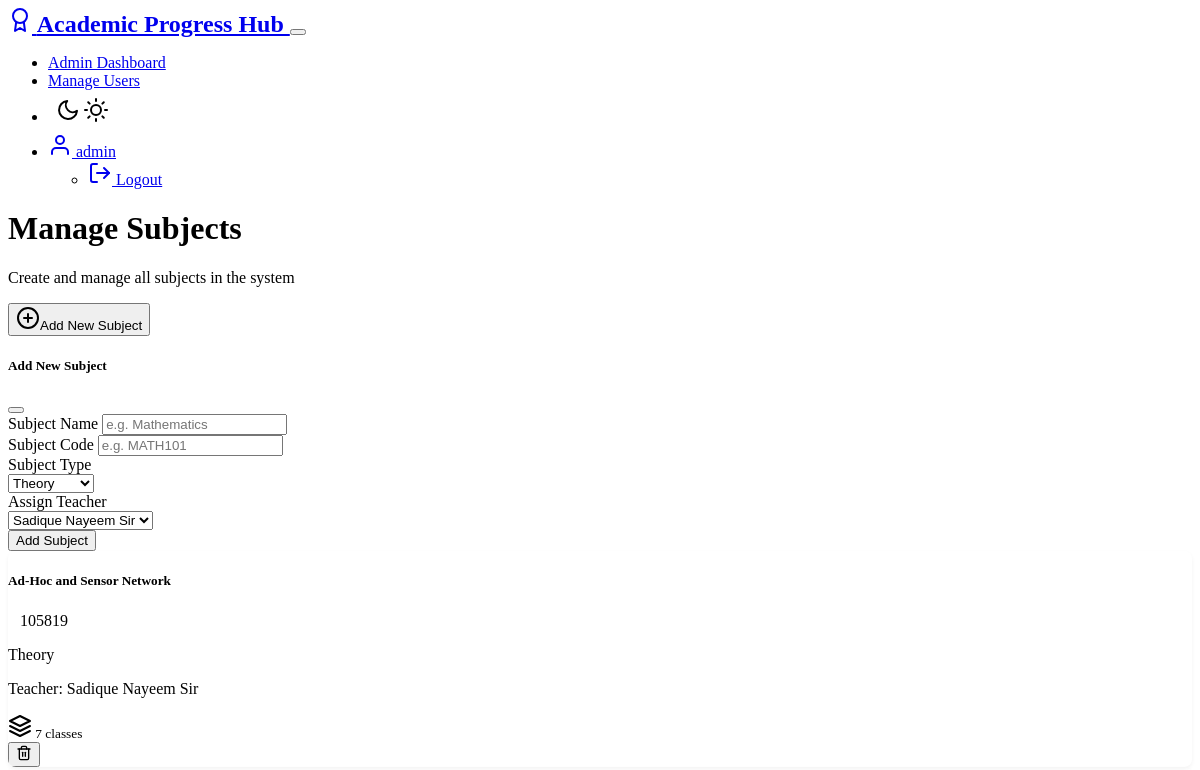
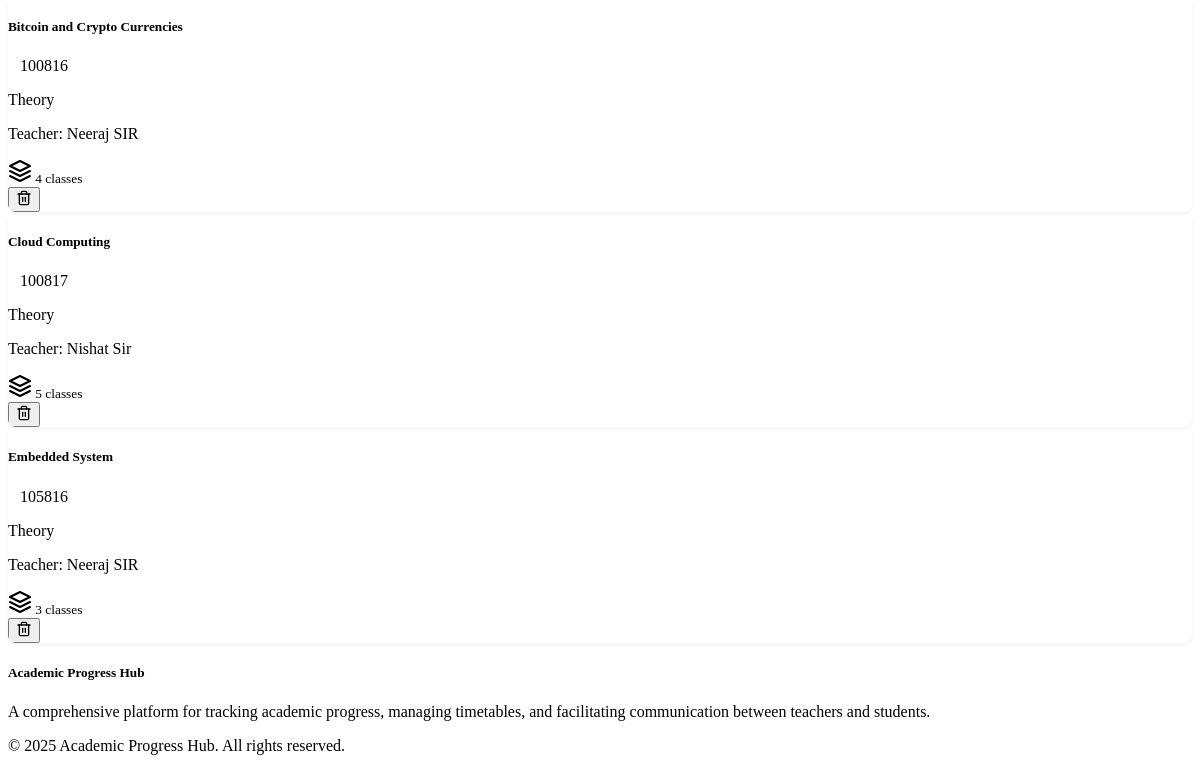
/admin/subjects (signed in), run on an earlier commit of the app's database (2 pictures, top to bottom).
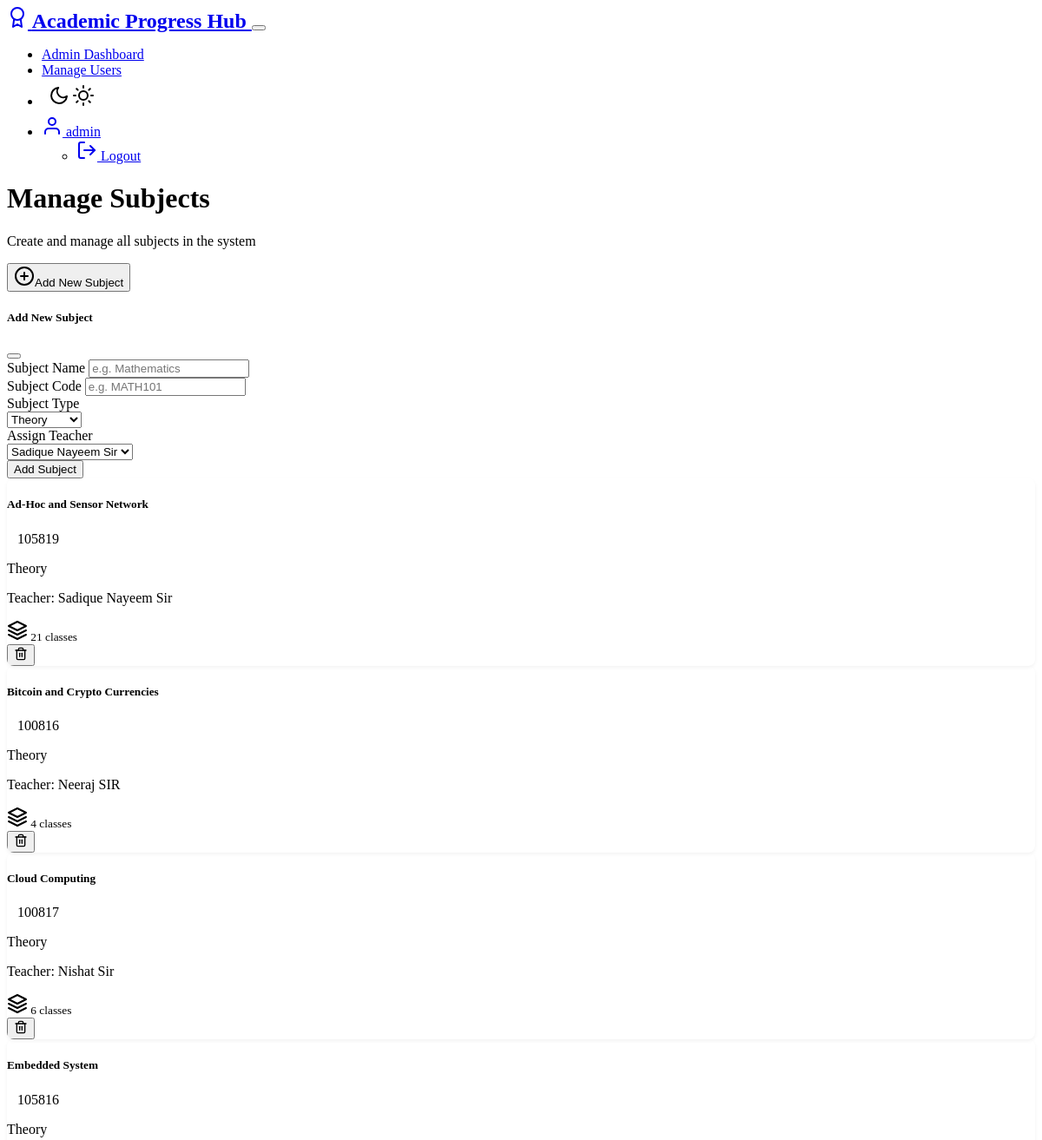
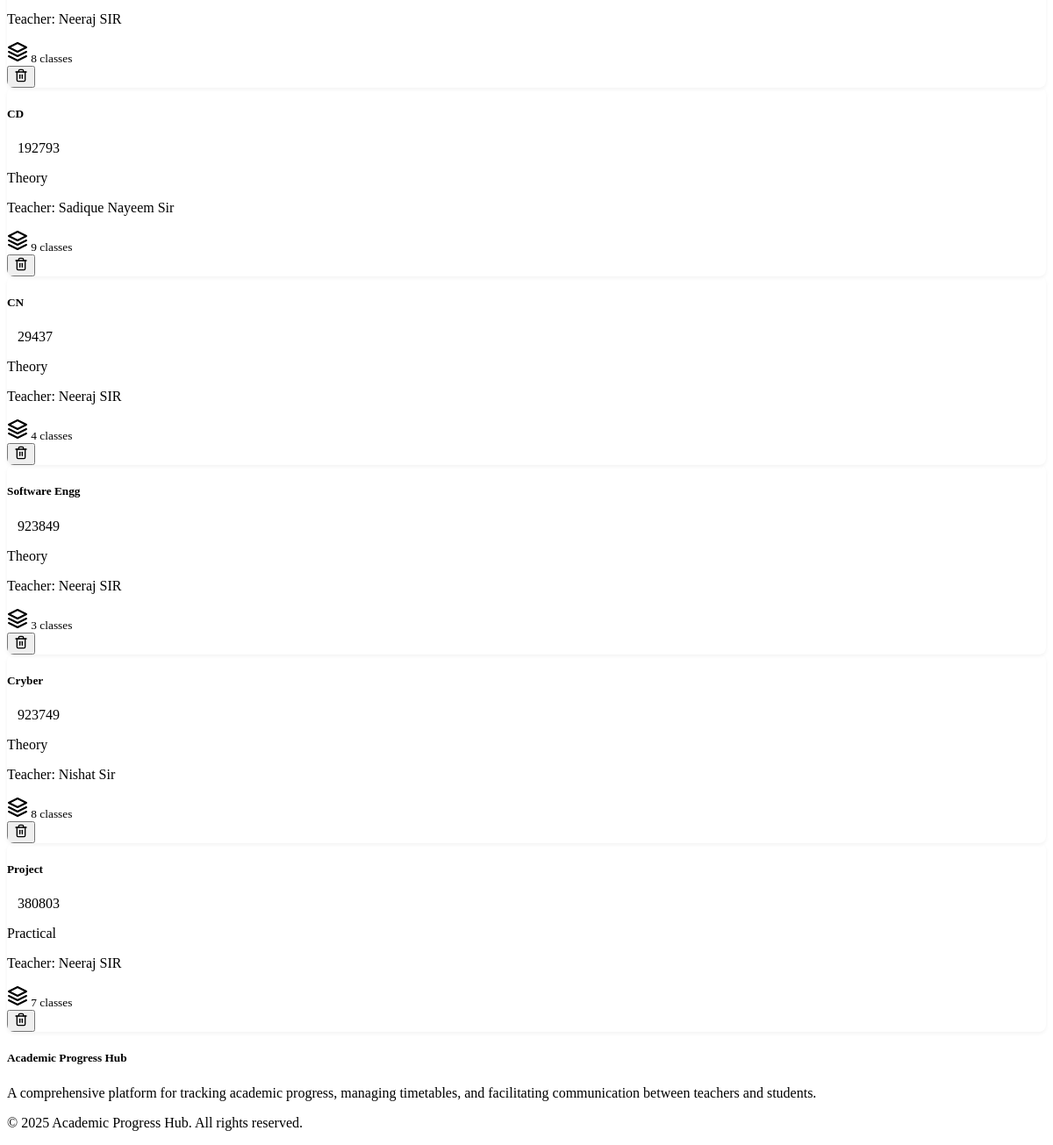
And on a later commit of the database (2 pictures, top to bottom).
### models.py (models this page shows, shortened)
class Subject(db.Model):
    __tablename__ = 'subjects'
    id = db.Column(db.Integer, primary_key=True)
    name = db.Column(db.String(100), nullable=False)                              # Subject name
    code = db.Column(db.String(20), nullable=False, unique=True)                  # Subject code
    type = db.Column(db.String(20), nullable=False, default='Theory')             # Theory or Practical?
    teacher_id = db.Column(db.Integer, db.ForeignKey('teachers.id'), nullable=False)  # Who teaches it?
    timetables = db.relationship('Timetable', backref='subject', cascade='all, delete-orphan')
    performances = db.relationship('Performance', backref='subject', cascade='all, delete-orphan')

class User(UserMixin, db.Model):
    __tablename__ = 'users'
    id = db.Column(db.Integer, primary_key=True)
    username = db.Column(db.String(64), unique=True, nullable=False)  # Your login name
    email = db.Column(db.String(120), unique=True, nullable=False)    # Your email address
    password_hash = db.Column(db.String(256), nullable=False)         # Your secret password
    role = db.Column(db.String(10), nullable=False)                   # Are you a teacher, student, or admin?
    created_at = db.Column(db.DateTime, default=datetime.utcnow)      # When you joined
    is_active = db.Column(db.Boolean, default=True)                   # Are you using the website?
    teacher_profile = db.relationship('Teacher', backref='user', uselist=False, cascade='all, delete-orphan')
    student_profile = db.relationship('Student', backref='user', uselist=False, cascade='all, delete-orphan')
    @property
    def is_admin(self):
        return self.role == 'admin'

### routes/admin_routes.py (the view)
    def decorated_function(*args, **kwargs):
        if not current_user.is_authenticated or not current_user.is_admin:
            flash('Access denied: Admin permissions required.', 'danger')
            return redirect(url_for('auth.login'))
        return f(*args, **kwargs)

### routes/admin_routes.py
    class SubjectForm(FlaskForm):
        name = StringField('Subject Name', validators=[DataRequired()])
        code = StringField('Subject Code', validators=[DataRequired()])
        type = SelectField('Subject Type', choices=[
            ('Theory', 'Theory'),
            ('Practical', 'Practical'),
            ('Laboratory', 'Laboratory')
        ], validators=[DataRequired()])
        teacher_id = SelectField('Assign Teacher', coerce=int, validators=[DataRequired()])
        submit = SubmitField('Add Subject')

### app.py (called while the page is built)
@login_manager.user_loader
def load_user(user_id):
    from models import User
    return User.query.get(int(user_id))

### routes/admin_routes.py (called while the page is built)
def admin_required(f):
    def decorated_function(*args, **kwargs):
        if not current_user.is_authenticated or not current_user.is_admin:
            flash('Access denied: Admin permissions required.', 'danger')
            return redirect(url_for('auth.login'))
        return f(*args, **kwargs)
    decorated_function.__name__ = f.__name__
    return login_required(decorated_function)

### templates/admin/subjects.html (shortened to what this page needs)
{% extends 'layout.html' %}
{% block content %}
<div class="row mb-4 align-items-center">
    <div class="col">
        <h1 class="mb-0">Manage Subjects</h1>
        <p class="text-muted">Create and manage all subjects in the system</p>
    </div>
    <div class="col-auto">
        <button type="button" class="btn btn-primary" data-bs-toggle="modal" data-bs-target="#newSubjectModal">
            <span data-feather="plus-circle" class="me-2"></span>Add New Subject
        </button>
    </div>
</div>
<div class="modal fade" id="newSubjectModal" tabindex="-1" aria-labelledby="newSubjectModalLabel" aria-hidden="true">
    <div class="modal-dialog">
        <div class="modal-content">
            <div class="modal-header">
                <h5 class="modal-title" id="newSubjectModalLabel">Add New Subject</h5>
                <button type="button" class="btn-close" data-bs-dismiss="modal" aria-label="Close"></button>
            </div>
            <div class="modal-body">
                <form method="POST" action="{{ url_for('admin.manage_subjects') }}">
                    <div class="mb-3">
                        {{ form.name.label(class="form-label") }}
                        {{ form.name(class="form-control", placeholder="e.g. Mathematics") }}
                    </div>
                    <div class="mb-3">
                        {{ form.code.label(class="form-label") }}
                        {{ form.code(class="form-control", placeholder="e.g. MATH101") }}
                    </div>
                    <div class="mb-3">
                        {{ form.type.label(class="form-label") }}
                        <div>
                            {{ form.type(class="form-select") }}
                        </div>
                    </div>
                    <div class="mb-3">
                        {{ form.teacher_id.label(class="form-label") }}
                        <div>
                            {{ form.teacher_id(class="form-select") }}
                        </div>
                    </div>
                    <div class="d-grid">
                        {{ form.submit(class="btn btn-primary") }}
                    </div>
                </form>
            </div>
        </div>
    </div>
</div>
{% if subjects %}
    <div class="row g-4">
        {% for subject in subjects %}
            <div class="col-md-6 col-lg-4">
                <div class="card h-100">
                    <div class="card-body">
                        <div class="d-flex justify-content-between align-items-center mb-2">
                            <h5 class="card-title mb-0">{{ subject.name }}</h5>
                            <span class="badge bg-secondary">{{ subject.code }}</span>
                        </div>
                        <p class="text-muted mb-2">{{ subject.type }}</p>
                        <p class="text-muted">Teacher: {{ subject.teacher.user.username }}</p>
                        <div class="d-flex justify-content-between mt-3">
                            <small class="text-muted">
                                <span data-feather="layers" class="me-1"></span>
                                {{ subject.timetables|length }} classes
                            </small>
                            <form method="POST" action="{{ url_for('admin.delete_subject', subject_id=subject.id) }}" onsubmit="return confirm('Are you sure you want to delete this subject? This will also delete all related timetables and performance records.');">
                                <button type="submit" class="btn btn-sm btn-outline-danger">
                                    <span data-feather="trash-2" style="width: 16px; height: 16px;"></span>
                                </button>
                            </form>
                        </div>
                    </div>
                </div>
            </div>
        {% endfor %}
    </div>
{% endif %}
{% endblock %}

What changed in the data, as far as the page shows it:
computed for Subject "Ad-Hoc and Sensor Network": timetables|length "7" → "21"
computed for Subject "Cloud Computing": timetables|length "5" → "6"
computed for Subject "Embedded System": timetables|length "3" → "8"
added Subject: name "CD", code "192793", type "Theory", teacher.user.username "Sadique Nayeem Sir", timetables|length "9"
added Subject: name "CN", code "29437", type "Theory", teacher.user.username "Neeraj SIR", timetables|length "4"
added Subject: name "Software Engg", code "923849", type "Theory", teacher.user.username "Neeraj SIR", timetables|length "3"
added Subject: name "Cryber", code "923749", type "Theory", teacher.user.username "Nishat Sir", timetables|length "8"
added Subject: name "Project", code "380803", type "Practical", teacher.user.username "Neeraj SIR", timetables|length "7"
